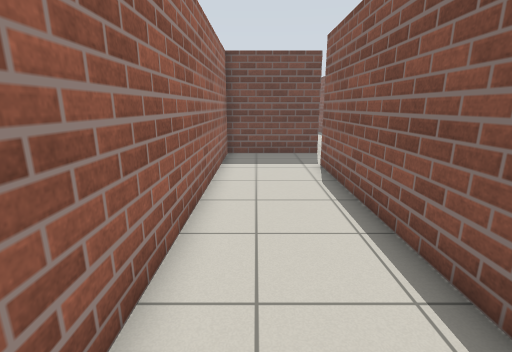
view 1 (above)

24 first-person views from a walk through a Gazebo world. The camera is 1.2 m above the floor, tilts 14° down and sees 85° across. The floor is counted in squares, 0.5 m on a side. Each view is taken from the middle of a square. On the plan, view 1 faces up. The plan holds only what a view shows up to about 18 squares ahead; the rest is blank.

view 2
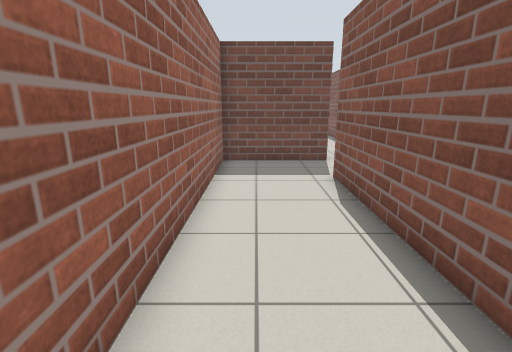

view 3
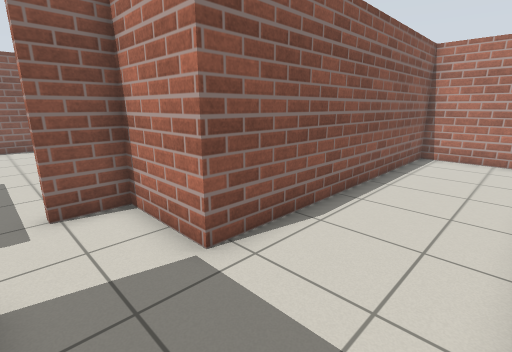

view 4
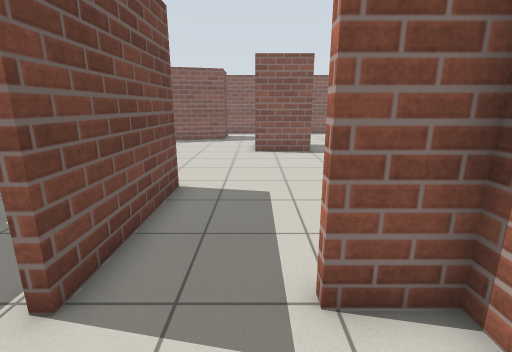

view 5
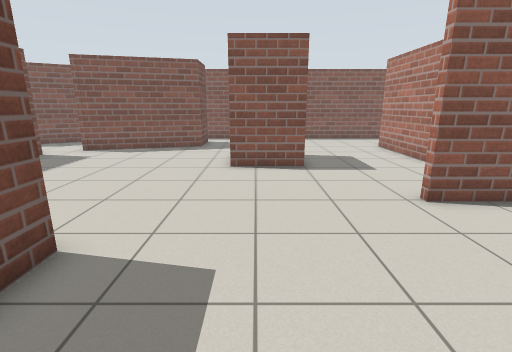

view 6
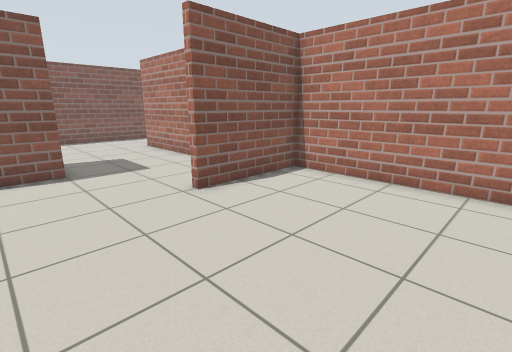

view 7
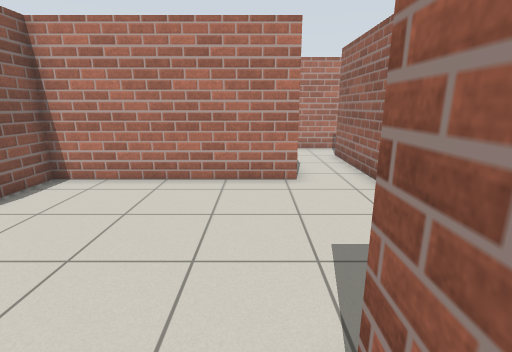

view 8
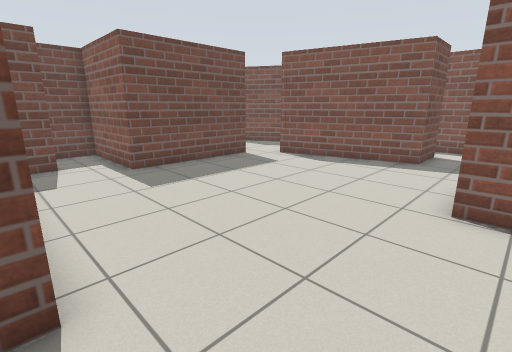

view 9
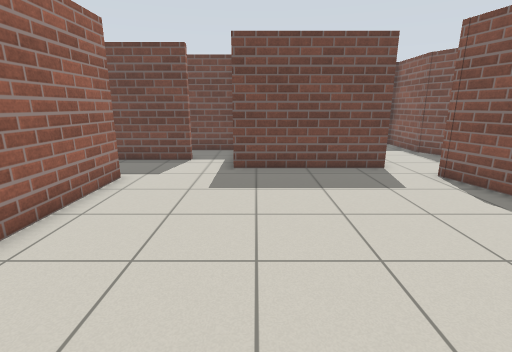

view 10
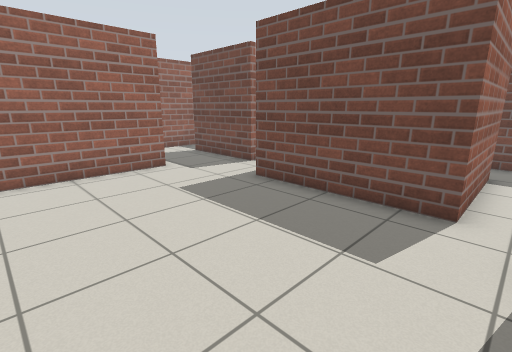

view 11
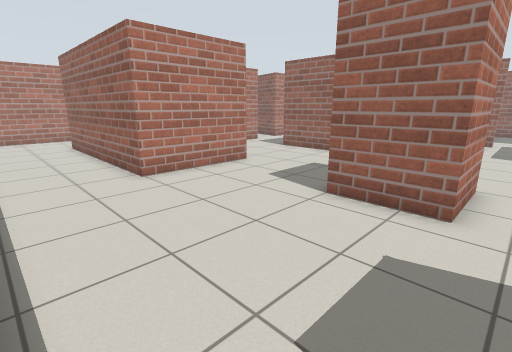

view 12
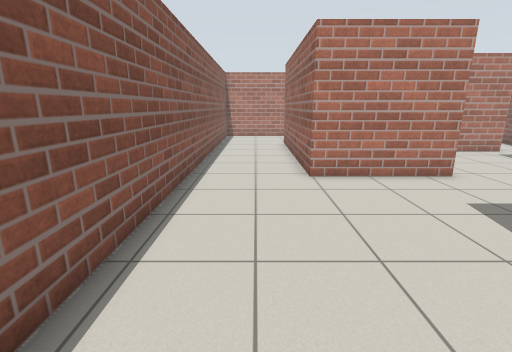

view 13
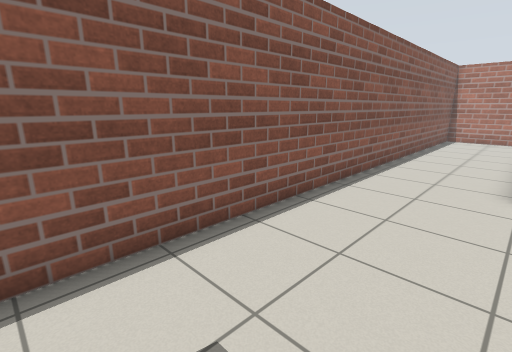

view 14
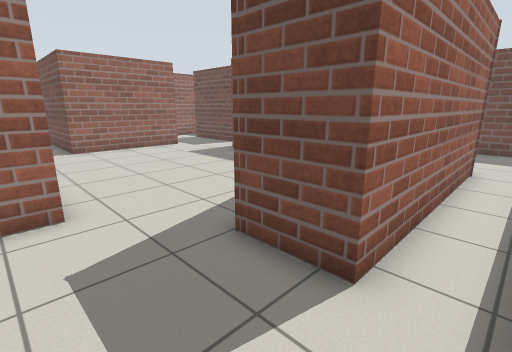

view 15
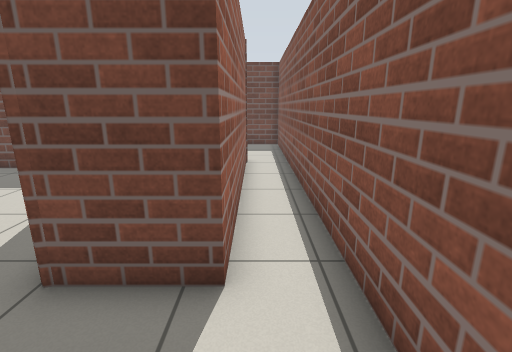

view 16
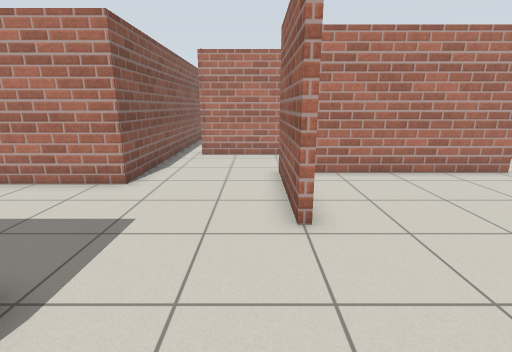

view 17
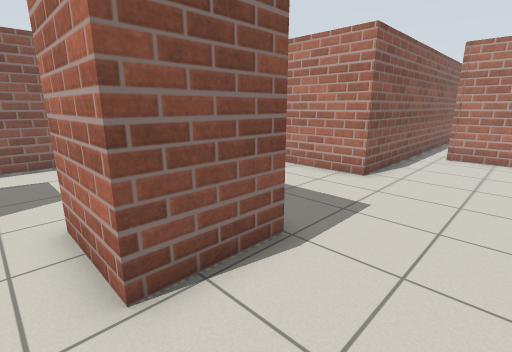

view 18
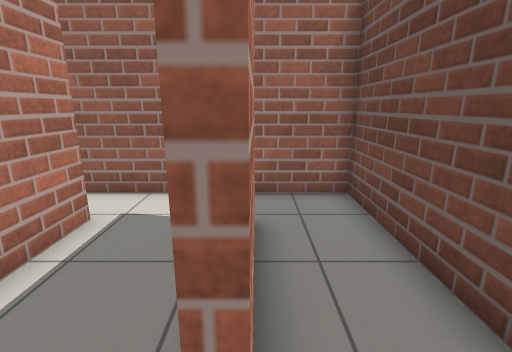

view 19
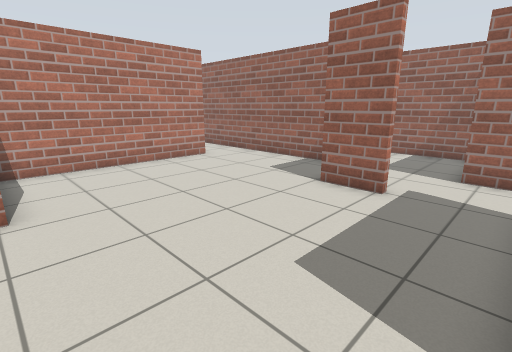

view 20
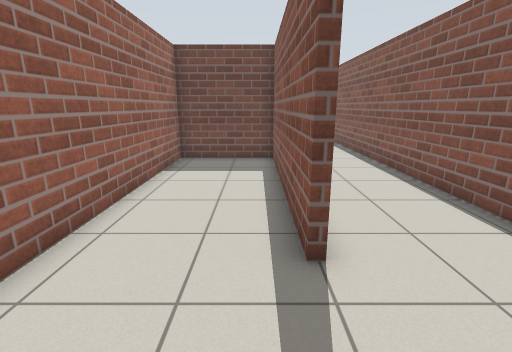

view 21
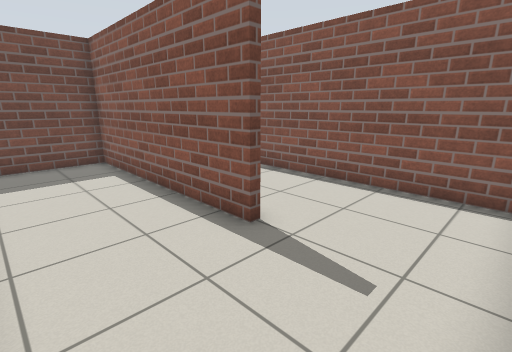

view 22
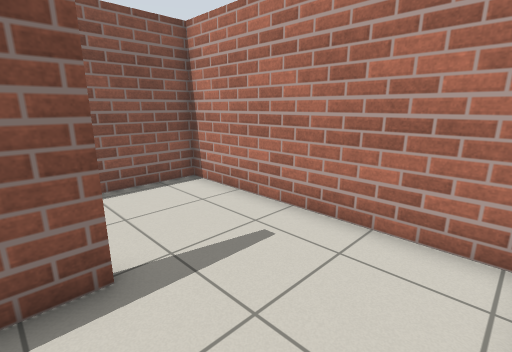

view 23
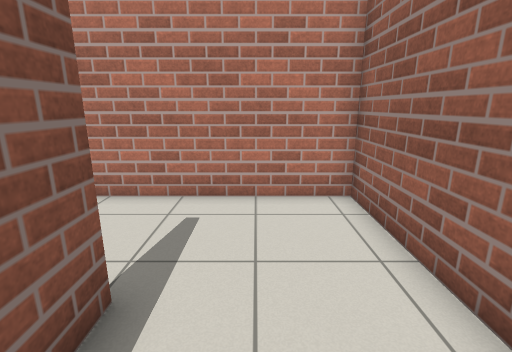

view 24
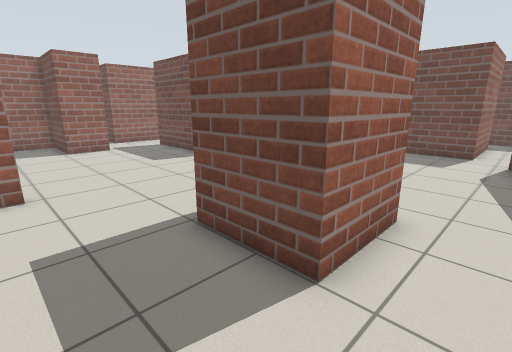

### Floor plan
Points are (right, up) in squares from view 1. A wall is a line through its corners. A room is listed if a view was taken in it or the views show most of it. See-through windows are left out.
Room 1 (views 1, 2, 3, 4)
walls: (3.2, 14.5) (-1.5, 14.5) (-1.5, 1.2); (-0.5, -0.7) (2.7, -0.7) (2.7, 11.5)
ways out: opening at (3, 13) to room 8
Room 2 (views 5, 6, 7, 8, 9, 10, 16, 17, 19)
walls: (6.2, 13.2) (6.2, 11.2) (3, 11.2) (3, -1); (18.2, 11) (18.2, 14) (21.2, 14); (5.5, 3.9) (13.8, 3.9) (13.8, 8.6) (14.1, 8.6); (11.3, 22.5) (11.3, 16.4) (5.7, 16.4); (8.2, 22.4) (10.5, 22.4); (24.1, 16.4) (22.4, 22.7); (13.1, 25.7) (8.5, 25.7); (6.4, 25.6) (6.4, 21.1); (21.2, 23.9) (15.1, 23.9) (15.1, 25.4); (2.2, -3.3) (4.6, -3.3)
ways out: opening at (16, 9.7) to room 3; opening at (22.5, 15.5) to room 3; opening at (7.5, 26) to room 4; opening at (14, 26) to room 4; opening at (22.5, 23) to room 7; opening at (6, 14.5) to room 8
Room 3 (views 11, 12, 13, 14, 15, 24)
walls: (21.2, 14) (21.2, 11) (18.2, 11); (19.1, 5.5) (24.1, 5.5) (24.1, -4); (14.1, 8.6) (14.1, 5.4); (26.6, 25.1) (26.6, 16.4) (24.1, 16.4); (24.4, -8.3) (28.4, -8.3) (28.4, 31.1) (25.9, 31.1)
ways out: opening at (16, 9.7) to room 2; opening at (22.5, 15.5) to room 2; opening at (24, -6.5) to room 5; opening at (16.5, 4.5) to room 6
Room 4 (view 18)
walls: (9.6, 26) (13.1, 26); (15.1, 25.4) (15.1, 28.6) (6.4, 28.6) (6.4, 25.6)
ways out: opening at (7.5, 26) to room 2; opening at (14, 26) to room 2
Room 5 (views 20, 21, 22, 23)
walls: (23.8, -4.1) (23.8, 5.2) (19.4, 5.2) (19.4, -8.3) (24.4, -8.3)
ways out: opening at (24, -6.5) to room 3
Room 6 (no view inside)
walls: (14.1, 5.4) (14.1, 3.5); (14.6, -0.1) (17.8, -0.1); (19.1, 0) (19.1, 5.5)
ways out: opening at (16.5, 4.5) to room 3; opening at (13.5, 2); gap at (18, 0)
Room 7 (no view inside)
walls: (25.9, 25.8) (24.7, 27.9) (24.7, 31.1); (21.2, 29) (21.2, 23.9)
ways out: opening at (22.5, 23) to room 2; opening at (21, 30)
Room 8 (no view inside)
walls: (3.2, 15.8) (3.2, 14.5); (2.7, 11.5) (5.9, 11.5) (5.9, 13.2)
ways out: opening at (3, 13) to room 1; opening at (6, 14.5) to room 2; opening at (4.5, 16)

Where each view was taken, in squares from view 1:
view 1: 0 up, 0 right, facing up
view 2: 2 up, 0 right, facing up
view 3: 14 up, 1 left, facing down-right
view 4: 14 up, 3 right, facing right
view 5: 13 up, 7 right, facing right
view 6: 13 up, 7 right, facing down-right
view 7: 13 up, 7 right, facing down
view 8: 13 up, 11 right, facing up-right
view 9: 13 up, 16 right, facing up
view 10: 17 up, 22 right, facing up-left
view 11: 15 up, 28 right, facing down-left
view 12: 15 up, 26 right, facing down
view 13: 15 up, 24 right, facing down-right
view 14: 13 up, 28 right, facing up-left
view 15: 13 up, 27 right, facing up
view 16: 14 up, 15 right, facing down
view 17: 15 up, 15 right, facing down-right
view 18: 26 up, 14 right, facing left
view 19: 16 up, 14 right, facing down-left
view 20: 8 down, 23 right, facing up
view 21: 8 down, 20 right, facing up-right
view 22: 3 down, 20 right, facing down-right
view 23: 1 down, 22 right, facing down
view 24: 8 up, 23 right, facing up-left
